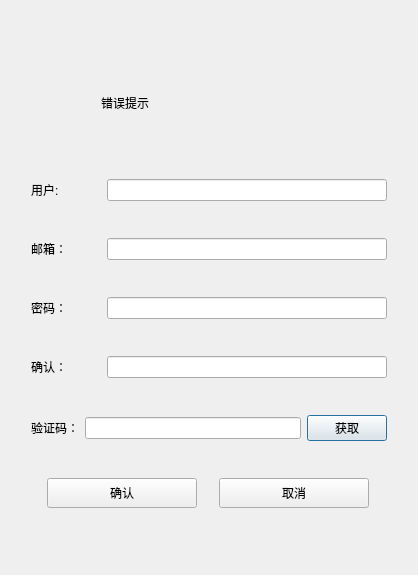
<?xml version="1.0" encoding="UTF-8"?>
<ui version="4.0">
 <class>RegisterDialog</class>
 <widget class="QDialog" name="RegisterDialog">
  <property name="geometry">
   <rect>
    <x>0</x>
    <y>0</y>
    <width>418</width>
    <height>575</height>
   </rect>
  </property>
  <property name="windowTitle">
   <string>Dialog</string>
  </property>
  <layout class="QVBoxLayout" name="verticalLayout_3">
   <item>
    <layout class="QVBoxLayout" name="verticalLayout">
     <property name="leftMargin">
      <number>5</number>
     </property>
     <property name="topMargin">
      <number>5</number>
     </property>
     <property name="rightMargin">
      <number>5</number>
     </property>
     <property name="bottomMargin">
      <number>5</number>
     </property>
     <item>
      <layout class="QHBoxLayout" name="horizontalLayout">
       <property name="leftMargin">
        <number>6</number>
       </property>
       <property name="topMargin">
        <number>6</number>
       </property>
       <property name="rightMargin">
        <number>6</number>
       </property>
       <property name="bottomMargin">
        <number>6</number>
       </property>
       <item>
        <widget class="QStackedWidget" name="stackedWidget">
         <property name="currentIndex">
          <number>0</number>
         </property>
         <widget class="QWidget" name="page">
          <layout class="QVBoxLayout" name="verticalLayout_2">
           <item>
            <widget class="QWidget" name="widget" native="true">
             <property name="minimumSize">
              <size>
               <width>352</width>
               <height>80</height>
              </size>
             </property>
             <property name="maximumSize">
              <size>
               <width>352</width>
               <height>80</height>
              </size>
             </property>
             <widget class="QLabel" name="err_tip">
              <property name="geometry">
               <rect>
                <x>70</x>
                <y>20</y>
                <width>211</width>
                <height>41</height>
               </rect>
              </property>
              <property name="text">
               <string>错误提示</string>
              </property>
             </widget>
            </widget>
           </item>
           <item>
            <layout class="QHBoxLayout" name="horizontalLayout_2">
             <item>
              <widget class="QLabel" name="user_label">
               <property name="text">
                <string>用户:</string>
               </property>
              </widget>
             </item>
             <item>
              <widget class="QLineEdit" name="user_lineEdit">
               <property name="minimumSize">
                <size>
                 <width>280</width>
                 <height>0</height>
                </size>
               </property>
               <property name="maximumSize">
                <size>
                 <width>280</width>
                 <height>16777215</height>
                </size>
               </property>
              </widget>
             </item>
            </layout>
           </item>
           <item>
            <layout class="QHBoxLayout" name="horizontalLayout_3">
             <item>
              <widget class="QLabel" name="email_label">
               <property name="text">
                <string>邮箱：</string>
               </property>
              </widget>
             </item>
             <item>
              <widget class="QLineEdit" name="email_lineEdit">
               <property name="minimumSize">
                <size>
                 <width>280</width>
                 <height>0</height>
                </size>
               </property>
               <property name="maximumSize">
                <size>
                 <width>280</width>
                 <height>16777215</height>
                </size>
               </property>
              </widget>
             </item>
            </layout>
           </item>
           <item>
            <layout class="QHBoxLayout" name="horizontalLayout_4">
             <item>
              <widget class="QLabel" name="pass_label">
               <property name="text">
                <string>密码：</string>
               </property>
              </widget>
             </item>
             <item>
              <widget class="QLineEdit" name="pass_lineEdit">
               <property name="minimumSize">
                <size>
                 <width>280</width>
                 <height>0</height>
                </size>
               </property>
               <property name="maximumSize">
                <size>
                 <width>280</width>
                 <height>16777215</height>
                </size>
               </property>
              </widget>
             </item>
            </layout>
           </item>
           <item>
            <layout class="QHBoxLayout" name="horizontalLayout_5">
             <item>
              <widget class="QLabel" name="confirm_label">
               <property name="text">
                <string>确认：</string>
               </property>
              </widget>
             </item>
             <item>
              <widget class="QLineEdit" name="confirm_lineEdit">
               <property name="minimumSize">
                <size>
                 <width>280</width>
                 <height>0</height>
                </size>
               </property>
               <property name="maximumSize">
                <size>
                 <width>280</width>
                 <height>16777215</height>
                </size>
               </property>
              </widget>
             </item>
            </layout>
           </item>
           <item>
            <layout class="QHBoxLayout" name="horizontalLayout_6">
             <item>
              <widget class="QLabel" name="varify_label">
               <property name="text">
                <string>验证码：</string>
               </property>
              </widget>
             </item>
             <item>
              <widget class="QLineEdit" name="varify_lineEdit"/>
             </item>
             <item>
              <widget class="QPushButton" name="get_code">
               <property name="text">
                <string>获取</string>
               </property>
              </widget>
             </item>
            </layout>
           </item>
           <item>
            <layout class="QHBoxLayout" name="horizontalLayout_7">
             <item>
              <widget class="QPushButton" name="confirm_btn">
               <property name="minimumSize">
                <size>
                 <width>150</width>
                 <height>30</height>
                </size>
               </property>
               <property name="maximumSize">
                <size>
                 <width>150</width>
                 <height>30</height>
                </size>
               </property>
               <property name="text">
                <string>确认</string>
               </property>
              </widget>
             </item>
             <item>
              <widget class="QPushButton" name="cancel_btn">
               <property name="minimumSize">
                <size>
                 <width>150</width>
                 <height>30</height>
                </size>
               </property>
               <property name="maximumSize">
                <size>
                 <width>150</width>
                 <height>30</height>
                </size>
               </property>
               <property name="text">
                <string>取消</string>
               </property>
              </widget>
             </item>
            </layout>
           </item>
          </layout>
         </widget>
         <widget class="QWidget" name="page_2"/>
        </widget>
       </item>
      </layout>
     </item>
    </layout>
   </item>
  </layout>
 </widget>
 <resources/>
 <connections/>
</ui>
